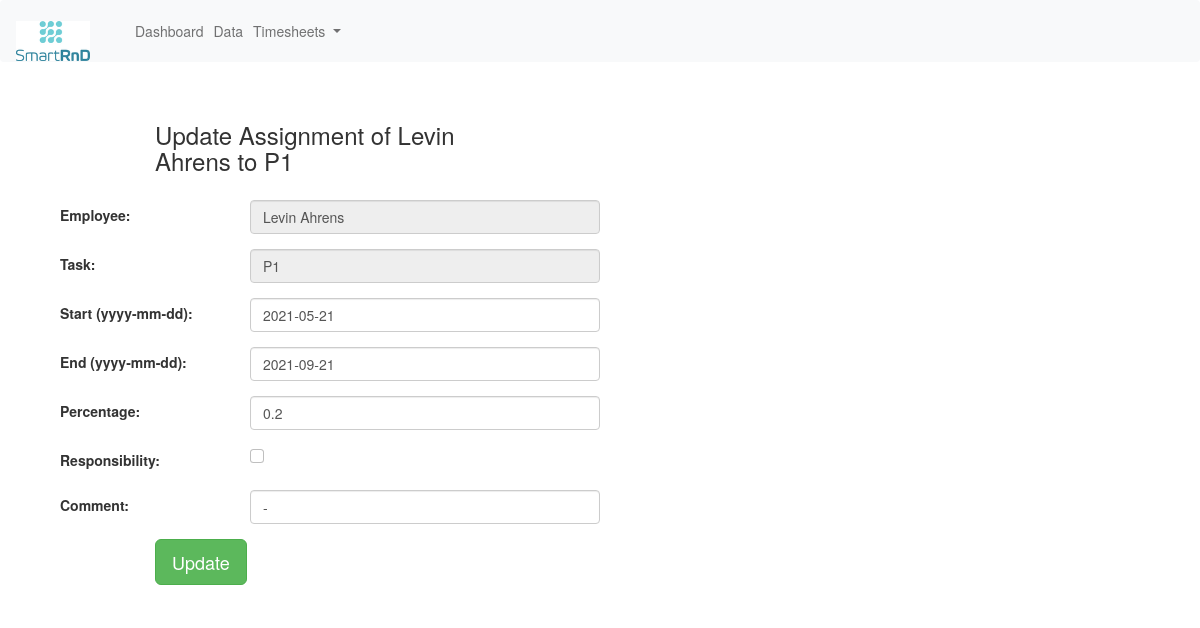
The app's page /edit_ass/24, older data.
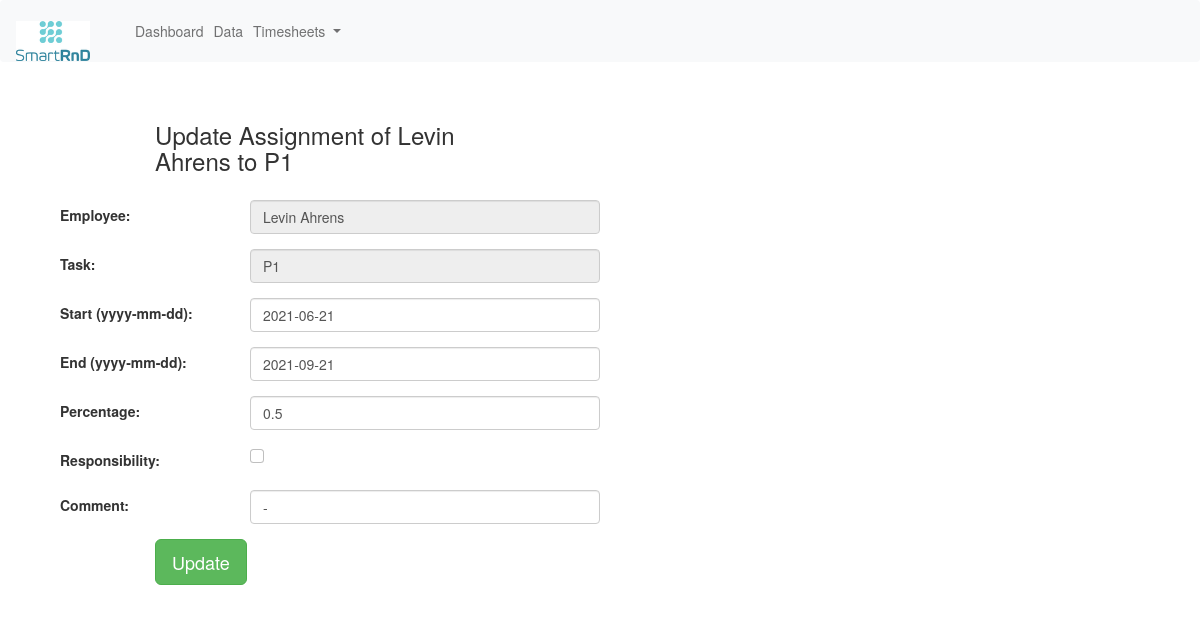
The same page, newer data.
### erpapp/models.py (models this page shows, shortened)
class Assignment(models.Model):
    employee = models.ForeignKey(Employee, on_delete=models.CASCADE)
    task = models.ForeignKey(Task, on_delete=models.CASCADE)
    start = models.DateField('From', default=timezone.now().date())  # Start of the Assignment
    end = models.DateField('To', default=timezone.now().date())  # End of the project
    percentage = models.FloatField('Functional Capacity', default=0.2)  # Percentage by that an employee works on a task
    responsibility = models.BooleanField('Responsible', default=False)  # Is employee responsible for task?
    comment = models.CharField('Comment', max_length=2400, default='-')  # Comment on the assignment
    @property
    def start_formatted(self):
        return str(self.start)
    @property
    def end_formatted(self):
        return str(self.end)
    class Meta:
        db_table = "assignment"

class Employee(models.Model):
    firstname = models.CharField('First Name', max_length=32)  # Employees first name
    lastname = models.CharField('Last Name', max_length=32)  # Employees last name
    type_choices = [
        ('Undergraduate Assistant', 'Undergraduate Assistant'),
        ('Research Associate', 'Research Associate')
    ]
    type = models.CharField('Type of Employment', choices=type_choices, max_length=32)
    capacity = models.FloatField('Capacity', default=1.0)  # Total capacity of an employee
    hiring_date = models.DateField('Hiring Date')  # Start of contract
    expiration_date = models.DateField('Expiration Date')  # End of contract
    @property
    def fullname(self):
        return '{} {}'.format(self.firstname, self.lastname)
    def __str__(self):
        return self.fullname
    class Meta:
        db_table = "employee"
        unique_together = ('firstname', 'lastname')

class Task(models.Model):
    title = models.CharField('Title', max_length=50, default='Title', unique=True)  # Title of the task
    description = models.CharField('Description', max_length=2400, default='Describe the task!')  # Describes the task
    def __str__(self):
        return self.title
    class Meta:
        db_table = "task"

### erpapp/views.py (the view)
# urls.py: path('edit_ass/<int:id>', views.edit_ass),
def edit_ass(request, id):
    assignment = Assignment.objects.get(id=id)
    context = {
        'assignment': assignment
    }
    return render(request, 'edit_ass.html', context)

### erpapp/Templates/edit_ass.html (shortened to what this page needs)
{% extends "base.html" %}
{% block content %}
<div class="col-md-12">
    <form method="POST" class="post-form" action="/update_ass/{{ assignment.id }}">
        <div class="container">
            <br>
            <div class="form-group row">
                <label class="col-sm-1 col-form-label"></label>
                <div class="col-sm-4">
                    <h3>Update Assignment of {{ assignment.employee }} to {{ assignment.task }}</h3>
                </div>
            </div>
            <div class="form-group row">
                <label class="col-sm-2 col-form-label">Employee:</label>
                <div class="col-sm-4">
                    <input type="text" class="form-control" name="employee" id="id_employee" required maxlength="32"
                           value="{{ assignment.employee }}" disabled/>
                </div>
            </div>
            <div class="form-group row">
                <label class="col-sm-2 col-form-label">Task:</label>
                <div class="col-sm-4">
                    <input type="text" class="form-control" name="task" id="id_task" required maxlength="32"
                           value="{{ assignment.task }}" disabled/>
                </div>
            </div>
            <div class="form-group row">
                <label class="col-sm-2 col-form-label">Start (yyyy-mm-dd):</label>
                <div class="col-sm-4">
                    <input type="text" class="form-control" name="start" id="start" required maxlength="15"
                           value="{{ assignment.start_formatted }}"/>
                </div>
            </div>
            <div class="form-group row">
                <label class="col-sm-2 col-form-label">End (yyyy-mm-dd):</label>
                <div class="col-sm-4">
                    <input type="text" class="form-control" name="end" id="end" required maxlength="20"
                           value="{{ assignment.end_formatted }}"/>
                </div>
            </div>
            <div class="form-group row">
                <label class="col-sm-2 col-form-label">Percentage:</label>
                <div class="col-sm-4">
                    <input type="number" step="0.1" min="0.0" max="1.0" class="form-control" name="percentage"
                           id="id_percentage" required maxlength="20" value="{{ assignment.percentage }}"/>
                </div>
            </div>
            <div class="form-group row">
                <label class="col-sm-2 col-form-label">Responsibility:</label>
                <div class="col-sm-4">
                    <input type="checkbox" class="form-check-input" name="responsibility" id="responsibility"
                           value="{{ assignment.responsibility }}"/>
                </div>
            </div>
            <div class="form-group row">
                <label class="col-sm-2 col-form-label">Comment:</label>
                <div class="col-sm-4">
                    <input type="text" class="form-control" name="comment" id="id_comment" required maxlength="2400"
                           value="{{ assignment.comment }}"/>
                </div>
            </div>
            <div class="form-group row">
                <label class="col-sm-1 col-form-label"></label>
                <div class="col-sm-4">
                    <button type="submit" class="btn btn-success btn-lg">Update</button>
                </div>
            </div>
        </div>
    </form>
</div>
{% endblock content %}

### erpapp/Templates/base.html (shortened to what this page needs)
<!DOCTYPE html>
<html lang="en">
<head>
    {% load static %}
    <link href="https://cdn.jsdelivr.net/npm/bootstrap@5.0.0-beta3/dist/css/bootstrap.min.css" rel="stylesheet"
>
    <link href="http://maxcdn.bootstrapcdn.com/bootstrap/3.3.0/css/bootstrap.min.css" rel="stylesheet"
          id="bootstrap-css">
    <link rel="stylesheet" type="text/css" href="{% static '/css/main.css' %}">
</head>
<body>
<nav class="navbar navbar-expand-lg navbar-light bg-light">
    <div class="container-fluid">
        <a class="navbar-brand" href="/"><img src="{% static 'images/SmartRnDLogo.png' %}" width="74" height="40">
            </a>
        <div class="collapse navbar-collapse" id="navbarNav">
            <ul class="navbar-nav">
                <li><a class="nav-link" href="/">Dashboard</a></li>
                <li><a class="nav-link" href="/data">Data</a></li>
                <li class="nav-item dropdown">
                    <a class="nav-link dropdown-toggle" href="#" id="navbarDropdown2" role="button"
                       data-bs-toggle="dropdown" aria-expanded="false">
                        Timesheets
                    </a>
                </li>
            </ul>
        </div>
    </div>
</nav>
<div class="container">
    <div class="row">
        {% block content %}{% endblock %}
    </div>
</div>
</body>
</html>

Row changes from the older to the newer data that the page shows:
changed Assignment "Levin Ahrens": start "2021-05-21" → "2021-06-21"; percentage "0.2" → "0.5"
